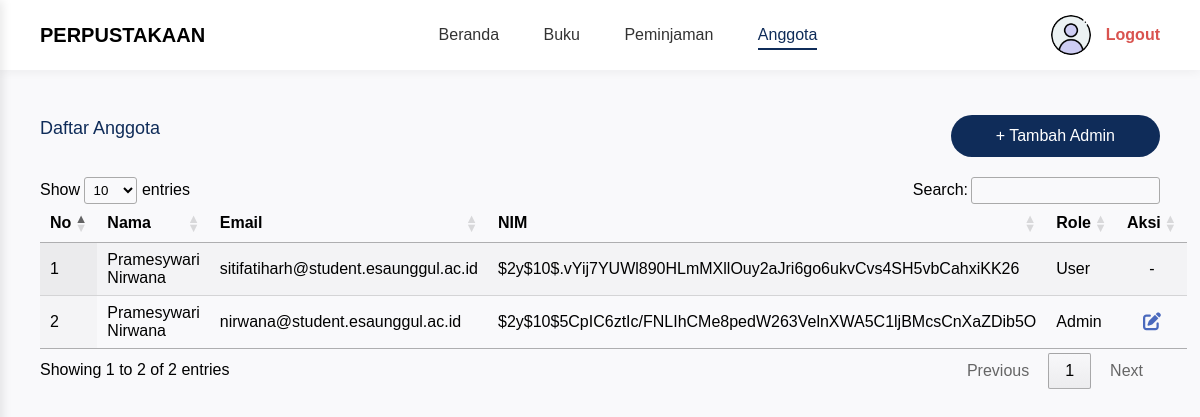
The app's page /admin/anggota.php (signed in) with its own data.
### tables this page shows
CREATE TABLE `users` (
  `id_user` int(11) NOT NULL,
  `nama` varchar(255) NOT NULL,
  `email` varchar(255) NOT NULL,
  `password` varchar(255) NOT NULL,
  `role` enum('admin','user','','') NOT NULL,
  `otp` varchar(255) NOT NULL,
  `is_verified` tinyint(1) NOT NULL
);

### admin/anggota.php (the view, shortened to what this page needs)
<?php
require '../config/db.php';
$query_users = mysqli_query($conn, "SELECT * FROM users ORDER BY id_user DESC");
include '../includes/header.php';
?>
<div class="page-header">
    <h2>Daftar Anggota</h2>
    <a href="anggota_admin-add.php" class="btn-primary">+ Tambah Admin</a>
</div>
<div class="table-responsive">
    <table id="tabelAnggota" class="display">
        <thead>
            <tr>
                <th>No</th>
                <th>Nama</th>
                <th>Email</th>
                <th>NIM</th>
                <th>Role</th>
                <th class="text-center">Aksi</th>
            </tr>
        </thead>
        <tbody>
            <?php
            $no = 1;
            while ($row = mysqli_fetch_assoc($query_users)):
            ?>
            <tr>
                <td><?= $no++; ?></td>
                <td><?= htmlspecialchars($row['nama']); ?></td>
                <td><?= htmlspecialchars($row['email']); ?></td>
                <td><?= htmlspecialchars($row['password']); ?></td>
                <td><?= ucfirst(htmlspecialchars($row['role'])); ?></td>
                <td class="action-cell">
                    <?php if ($row['role'] === 'admin'): ?>
                        <a href="anggota_admin-edit.php?id=<?= $row['id_user']; ?>" class="action-btn text-blue" title="Edit Admin">
                            <i class="fa-solid fa-pen-to-square"></i>
                        </a>
                    <?php else: ?>
                        <span class="no-img">-</span>
                    <?php endif; ?>
                </td>
            </tr>
            <?php endwhile; ?>
        </tbody>
    </table>
</div>
<?php include '../includes/footer.php'; ?>

### assets/css/style.css (style rules this page uses)
* { box-sizing: border-box; font-family: 'Poppins', Tahoma, Geneva, Verdana, sans-serif; }
body { display: flex; justify-content: center; align-items: center; min-height: 100vh; margin: 0; background-color: #ffffff; }
h2 { font-weight: 400; color: #a0a0a0; font-size: 18px; margin-top: 0; margin-bottom: 30px; }
.btn-primary { padding: 12px 45px; background-color: #0f2c59; color: #ffffff; border: none; border-radius: 30px; font-size: 16px; cursor: pointer; margin-top: 15px; transition: 0.3s; }
body.bg-light { display: block; min-height: auto; }
.bg-light { background-color: #f9f9fb; }
.page-header { display: flex; justify-content: space-between; align-items: center; margin-bottom: 20px; }
.page-header h2 { margin: 0; color: #0f2c59; }
.page-header .btn-primary { text-decoration: none; }
.text-center { text-align: center; }
.action-cell { text-align: center; white-space: nowrap; }
.action-btn { font-size: 18px; text-decoration: none; transition: 0.2s; }
.text-blue { color: #4a69bd; }

### records on screen
users: nama "Pramesywari Nirwana", email "sitifatiharh@student.esaunggul.ac.id", password "$2y$10$.vYij7YUWl890HLmMXllOuy2aJri6go6ukvCvs4SH5vbCahxiKK26", role "User"
users: nama "Pramesywari Nirwana", email "nirwana@student.esaunggul.ac.id", password "$2y$10$5CpIC6ztIc/FNLIhCMe8pedW263VelnXWA5C1ljBMcsCnXaZDib5O", role "Admin"
